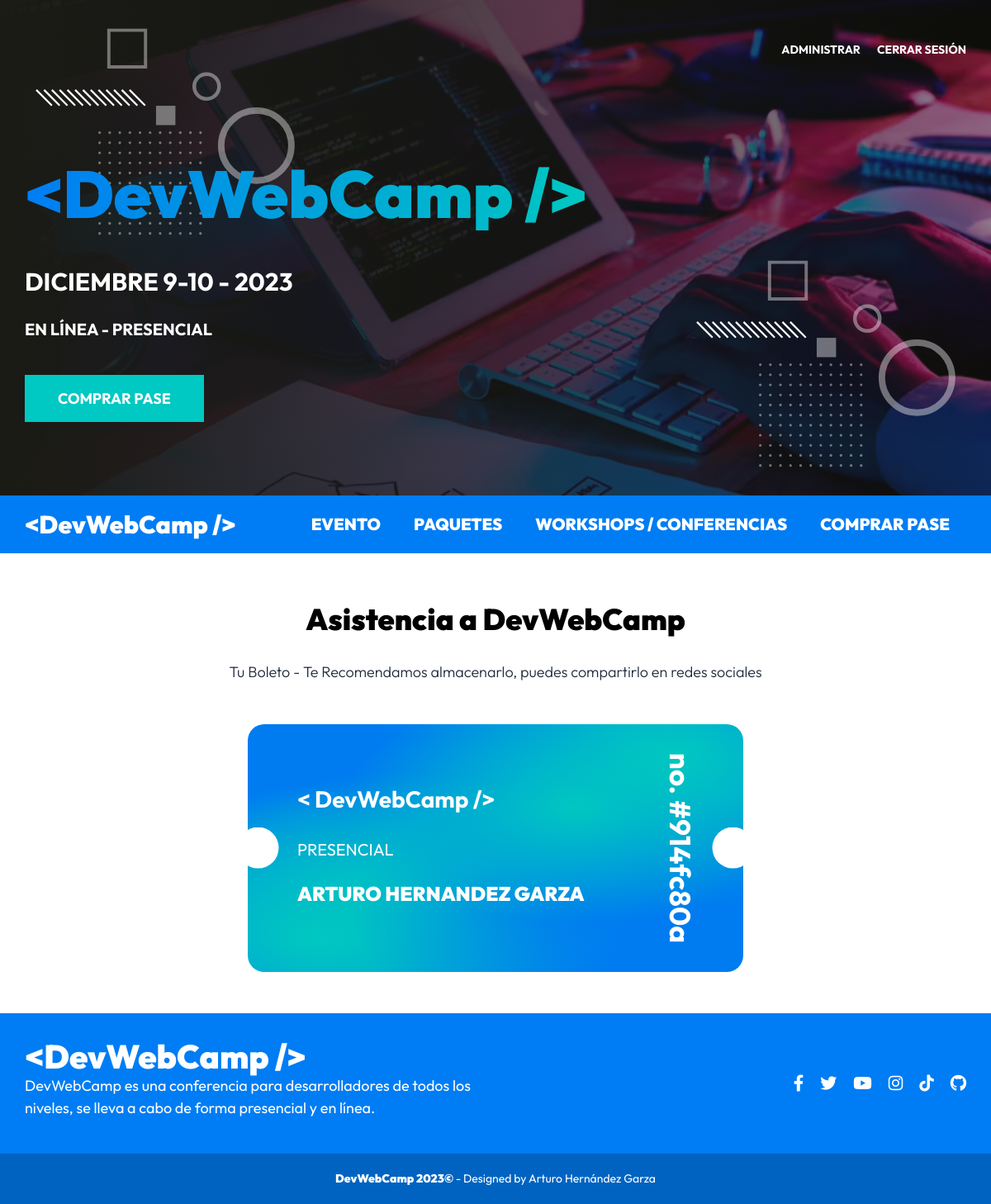
The page /boleto?id=914fc80a (signed in) on the database its author committed.
### tables this page shows
CREATE TABLE `paquetes` (
  `id` int NOT NULL AUTO_INCREMENT,
  `nombre` varchar(30) DEFAULT NULL,
  PRIMARY KEY (`id`)
);

CREATE TABLE `usuarios` (
  `id` int NOT NULL AUTO_INCREMENT,
  `nombre` varchar(40) DEFAULT NULL,
  `apellido` varchar(40) DEFAULT NULL,
  `email` varchar(40) DEFAULT NULL,
  `password` varchar(60) DEFAULT NULL,
  `confirmado` tinyint(1) DEFAULT NULL,
  `token` varchar(13) DEFAULT NULL,
  `admin` tinyint(1) DEFAULT NULL,
  PRIMARY KEY (`id`)
);

CREATE TABLE `registros` (
  `id` int NOT NULL AUTO_INCREMENT,
  `paquete_id` int DEFAULT NULL,
  `pago_id` varchar(30) DEFAULT NULL,
  `token` varchar(8) DEFAULT NULL,
  `usuario_id` int DEFAULT NULL,
  `regalo_id` int DEFAULT NULL,
  PRIMARY KEY (`id`),
  KEY `usuarioId` (`usuario_id`),
  KEY `paquete_id` (`paquete_id`),
  KEY `regalo_id` (`regalo_id`),
  CONSTRAINT `registros_ibfk_1` FOREIGN KEY (`usuario_id`) REFERENCES `usuarios` (`id`),
  CONSTRAINT `registros_ibfk_2` FOREIGN KEY (`paquete_id`) REFERENCES `paquetes` (`id`),
  CONSTRAINT `registros_ibfk_3` FOREIGN KEY (`regalo_id`) REFERENCES `regalos` (`id`) ON DELETE SET NULL ON UPDATE SET NULL
);

### controllers/RegistroController.php (called while the page is built, shortened)
<?php
class RegistroController
{
  public static function boleto(Router $router)
  {
    $id = $_GET['id'];
    $registro = Registro::where('token', $id);
    $registro->usuario = Usuario::find($registro->usuario_id);
    $registro->paquete = Paquete::find($registro->paquete_id);
    $router->render('registro/boleto', [
      'titulo' => 'Asistencia a DevWebCamp',
      'registro' => $registro
    ]);
  }
}

### public/index.php (called while the page is built, shortened)
<?php
$router = new Router();
$router->get('/login', [AuthController::class, 'login']);
$router->post('/login', [AuthController::class, 'login']);
$router->post('/logout', [AuthController::class, 'logout']);
$router->get('/registro', [AuthController::class, 'registro']);
$router->post('/registro', [AuthController::class, 'registro']);
$router->get('/olvide', [AuthController::class, 'olvide']);
$router->post('/olvide', [AuthController::class, 'olvide']);
$router->get('/recuperar', [AuthController::class, 'recuperar']);
$router->post('/recuperar', [AuthController::class, 'recuperar']);
$router->get('/mensaje', [AuthController::class, 'mensaje']);
$router->get('/confirmar-cuenta', [AuthController::class, 'confirmar']);
$router->get('/', [PaginasController::class, 'index']);
$router->get('/devwebcamp', [PaginasController::class, 'evento']);
$router->get('/paquetes', [PaginasController::class, 'paquetes']);
$router->get('/workshops-conferencias', [PaginasController::class, 'conferencias']);
$router->get('/404', [PaginasController::class, 'error']);
$router->get('/finalizar-registro', [RegistroController::class, 'crear']);
$router->get('/finalizar-registro/conferencias', [RegistroController::class, 'conferencias']);
$router->post('/finalizar-registro/gratis', [RegistroController::class, 'gratis']);
$router->post('/finalizar-registro/pagar', [RegistroController::class, 'pagar']);
$router->post('/finalizar-registro/conferencias', [RegistroController::class, 'conferencias']);
$router->get('/boleto', [RegistroController::class, 'boleto']);
$router->get('/admin/dashboard', [DashboardController::class, 'index']);
$router->get('/admin/ponentes', [PonentesController::class, 'index']);
$router->get('/admin/ponentes/crear', [PonentesController::class, 'crear']);
$router->get('/admin/ponentes/editar', [PonentesController::class, 'editar']);
$router->post('/admin/ponentes/crear', [PonentesController::class, 'crear']);
$router->post('/admin/ponentes/editar', [PonentesController::class, 'editar']);
$router->post('/admin/ponentes/eliminar', [PonentesController::class, 'eliminar']);
$router->get('/admin/eventos', [EventosController::class, 'index']);
$router->get('/admin/eventos/crear', [EventosController::class, 'crear']);
$router->get('/admin/eventos/editar', [EventosController::class, 'editar']);
$router->post('/admin/eventos/crear', [EventosController::class, 'crear']);
$router->post('/admin/eventos/editar', [EventosController::class, 'editar']);
$router->post('/admin/eventos/eliminar', [EventosController::class, 'eliminar']);
$router->get('/admin/registrados', [RegistradosController::class, 'index']);
$router->get('/admin/regalos', [RegalosController::class, 'index']);
$router->get('/api/eventos-horario', [APIEventos::class, 'index']);
$router->get('/api/ponentes', [APIPonentes::class, 'index']);
$router->get('/api/ponente', [APIPonentes::class, 'ponente']);
$router->get('/api/regalos', [APIRegalos::class, 'index']);
$router->comprobarRutas();

### models/ActiveRecord.php (called while the page is built, shortened)
<?php
class ActiveRecord
{
  protected static $db;
  protected static $tabla = '';
  public static function setDB($database)
  {
    self::$db = $database;
  }
  public static function consultarSQL($query)
  {
    $resultado = self::$db->query($query);
    $array = [];
    while($registro = $resultado->fetch_assoc()) {
      $array[] = static::crearObjeto($registro);
    }
    return $array;
  }
  protected static function crearObjeto($registro)
  {
    $objeto = new static;
    foreach($registro as $key => $value ) {
      if(property_exists( $objeto, $key  )) {
        $objeto->$key = $value;
      }
    }
    return $objeto;
  }
  public static function find($id)
  {
    $query = "SELECT * FROM " . static::$tabla  ." WHERE id = {$id}";
    $resultado = self::consultarSQL($query);
    return array_shift( $resultado ) ;
  }
  public static function where($columna, $valor)
  {
    $query = "SELECT * FROM " . static::$tabla . " WHERE {$columna} = '{$valor}'";
    $resultado = self::consultarSQL($query);
    return array_shift( $resultado ) ;
  }
}

### views/registro/boleto.php (the view)
<main class="pagina">
  <h2 class="pagina__heading"><?php echo $titulo; ?></h2>
  <p class="pagina__descripcion">
    Tu Boleto - Te Recomendamos almacenarlo, puedes compartirlo en redes sociales
  </p>
  <div class="boleto-virtual">
    <div class="boleto boleto--<?php echo strtolower($registro->paquete->nombre); ?>  boleto--acceso">
      <div class="boleto__contenido">
        <h4 class="boleto__logo">&#60; DevWebCamp /&#62;</h4>
        <p class="boleto__plan">
          <?php echo $registro->paquete->nombre; ?>
        </p>
        <p class="boleto__nombre">
          <?php echo $registro->usuario->nombre . ' ' . $registro->usuario->apellido; ?>
        </p>
      </div>
      <p class="boleto__codigo">
        <?php echo 'no. #' . $registro->token; ?>
      </p>
    </div>
  </div>
</main>

### public/build/css/app.css (style rules this page uses)
*,:after,:before { box-sizing:border-box }
html { -moz-text-size-adjust:none;-webkit-text-size-adjust:none;text-size-adjust:none;font-size:10px }
blockquote,body,dd,dl,figure,h1,h2,h3,h4,p { margin:0 }
body { line-height:1.5;min-height:100vh }
button,h1,h2,h3,h4,input,label { line-height:1.1 }
h1,h2,h3,h4 { text-wrap:balance }
html { box-sizing:border-box;font-size:62.5%;height:100% }
*,:after,:before { box-sizing:inherit }
body { font-family:Outfit,sans-serif;font-size:1.8rem }
h1,h2,h3 { font-family:Outfit,sans-serif;font-weight:900;margin:2rem 0 }
h2 { font-size:3.6rem }
[class$=__heading] { font-family:Outfit,sans-serif;font-weight:900;margin:6rem 0 3rem;text-align:center }
[class$=__descripcion] { color:#1e293b;font-size:1.8rem;font-weight:300;margin-bottom:5rem;text-align:center }
.boleto { border-radius:2rem;color:#fff;margin:0 auto;padding:6rem;position:relative;width:min(100% - 5rem,65rem) }
.boleto--presencial { background-color:#007cf0;background-image:radial-gradient(at 66% 33%,#00c7c0 0,transparent 50%),radial-gradient(at 71% 75%,#007cf0 0,transparent 50%),radial-gradient(at 32% 67%,#00c7c0 0,transparent 50%),radial-gradient(at 50% 49%,#007cf0 0,transparent 50%),radial-gradient(at 14% 86%,#00c7c0 0,transparent 50%),radial-gradient(at 19% 16%,#007cf0 0,transparent 50%),radial-gradient(at 86% 12%,#00c7c0 0,transparent 50%) }
.boleto__logo { color:#fff;font-size:clamp(2rem,-.8rem + 10vw,4rem);margin-bottom:2rem;text-align:center;white-space:nowrap }
@media (min-width:1024px) { .boleto__logo { margin:0;text-align:left } }
.boleto__plan { font-size:2rem;margin:3rem 0 2rem;text-transform:uppercase }
.boleto--acceso { height:50rem;padding:10rem 3rem;width:30rem }
@media (min-width:768px) { .boleto--acceso { display:flex;flex-direction:column;height:30rem;justify-content:center;padding:6rem;width:60rem } }
.boleto--acceso .boleto__logo { font-size:2.8rem;margin:0;text-align:left }
.boleto--acceso .boleto__nombre { font-size:2.4rem;font-weight:900;text-transform:uppercase }
.boleto--acceso .boleto__codigo { bottom:5rem;font-size:3.5rem;font-weight:700;left:0;margin:0;position:absolute;text-align:center;width:100% }
@media (min-width:768px) { .boleto--acceso .boleto__codigo { left:calc(100% - 5rem);top:0;transform:rotate(90deg);transform-origin:0 0;width:30rem } }
.boleto:after,.boleto:before { background-color:#fff;content:"";height:5rem;position:absolute;top:calc(50% - 2.5rem);width:5rem }
.boleto:before { -webkit-clip-path:circle(50% at 50% 25%);clip-path:circle(50% at 50% 25%);left:calc(50% - 2.5rem);top:0 }
@media (min-width:768px) { .boleto:before { -webkit-clip-path:circle(50% at 25% 50%);clip-path:circle(50% at 25% 50%);left:0;top:calc(50% - 2.5rem) } }
.boleto:after { -webkit-clip-path:circle(50% at 50% 75%);clip-path:circle(50% at 50% 75%);left:calc(50% - 2.5rem);top:calc(100% - 5rem) }
@media (min-width:768px) { .boleto:after { -webkit-clip-path:circle(50% at 75% 50%);clip-path:circle(50% at 75% 50%);left:calc(100% - 5rem);top:calc(50% - 2.5rem) } }

### rows shown on the page
paquetes: nombre "PRESENCIAL"
usuarios: nombre "ARTURO", apellido "HERNANDEZ GARZA"
registros: token "914fc80a"

### other values the page prints
$titulo "Asistencia a DevWebCamp"
